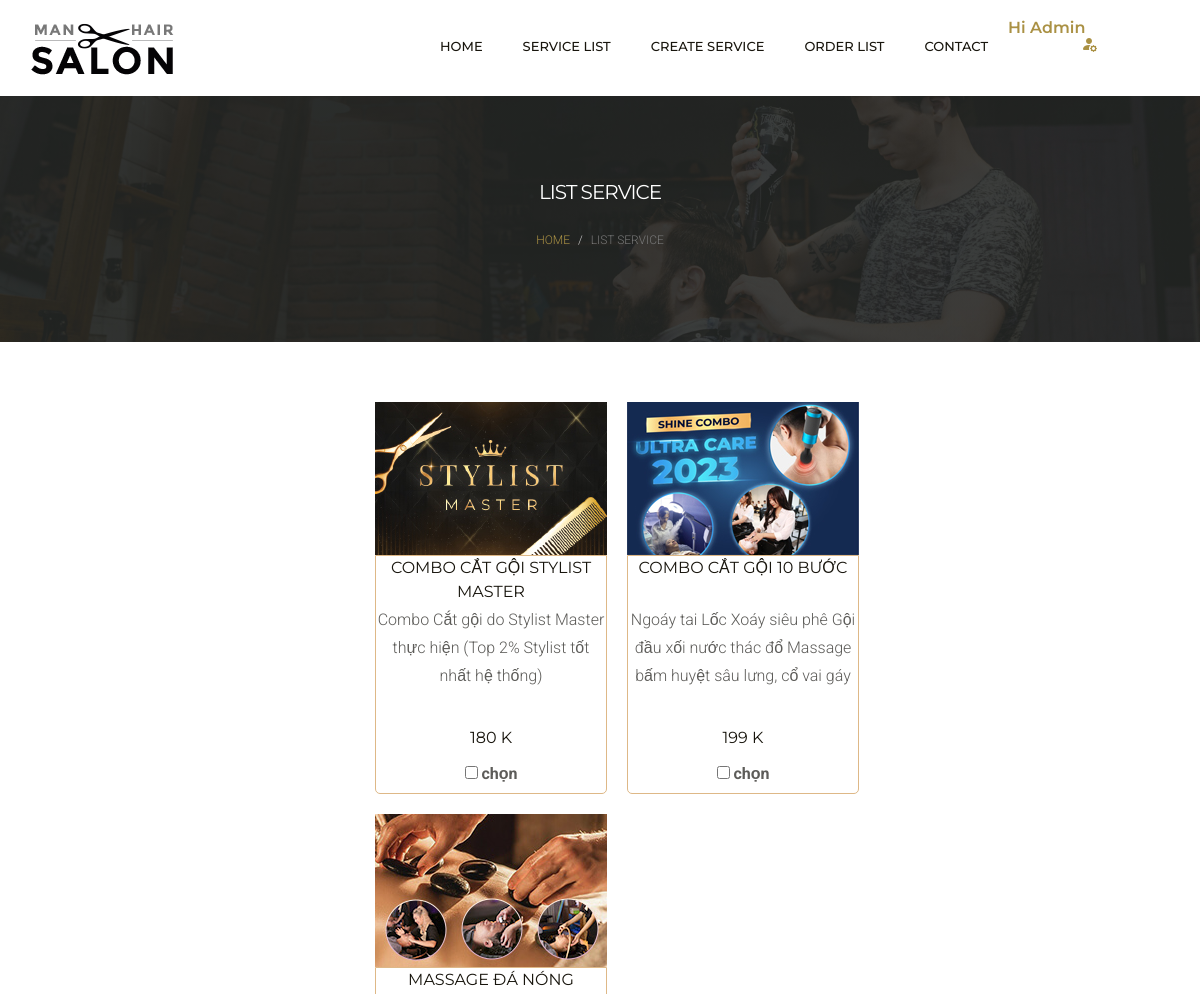
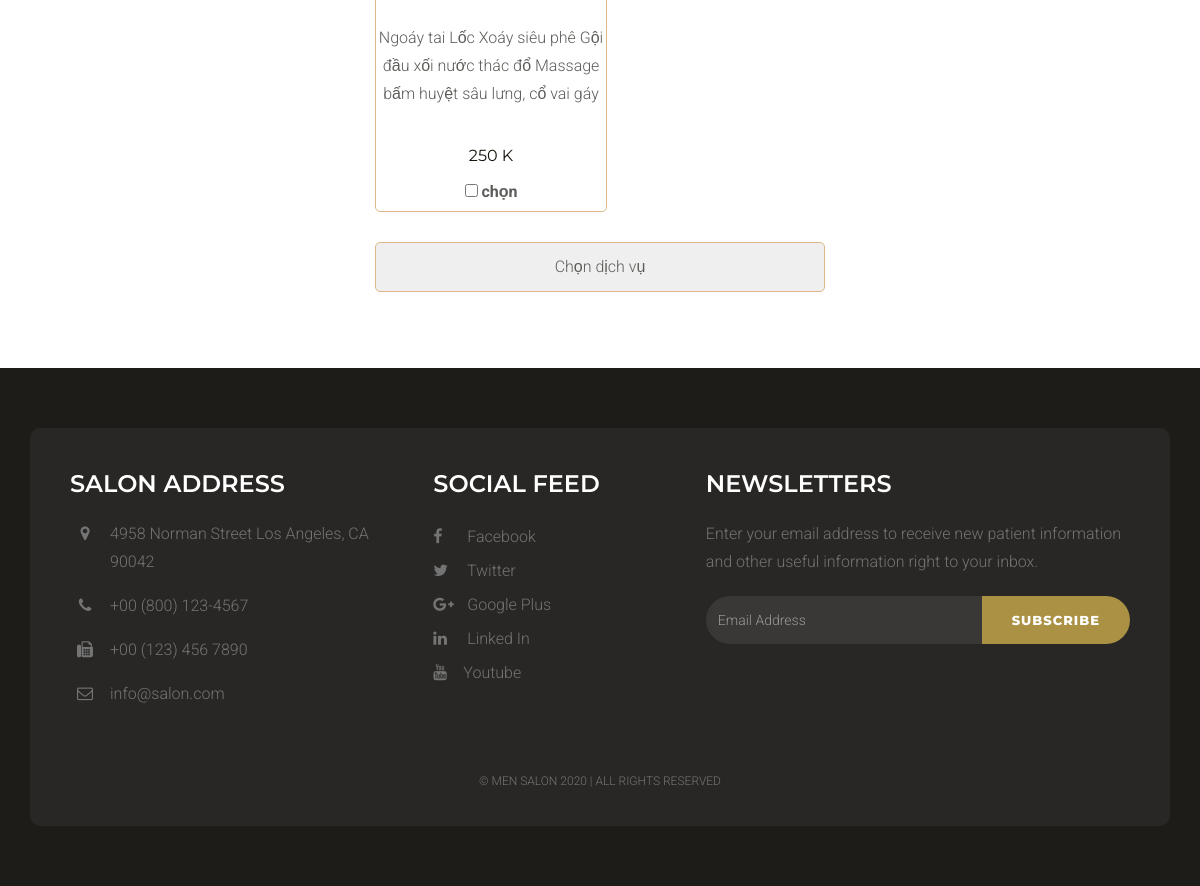
Page /user/product.php on the committed database (2 pictures, top to bottom).
### tables this page shows
CREATE TABLE `service` (
  `id` int(10) NOT NULL,
  `name` varchar(30) NOT NULL,
  `image` varchar(255) DEFAULT NULL,
  `content` varchar(255) DEFAULT NULL,
  `price` float DEFAULT NULL,
  `is_available` int(1) DEFAULT NULL
);

### user/product.php (the view, shortened to what this page needs)
<?php
require_once('../model/connect.php');
?>
<!DOCTYPE html>
<html lang="en">
<head>
    <link href="../css/bootstrap.min.css" rel="stylesheet">
    <link rel="stylesheet" href="https://cdn.jsdelivr.net/npm/bootstrap-icons@1.10.5/font/bootstrap-icons.css">
    <link href="../css/font-awesome.min.css" rel="stylesheet">
    <link href="../css/style.css" rel="stylesheet">
</head>
<body>
    <div class="header">
        <div class="container">
            <div class="row">
                <div class="col-lg-4 col-md-4 col-sm-12 col-xs-12">
                    <a href="index.html"><img src="../images/logo.png" alt=""></a>
                </div>
                <div class="col-lg-8 col-md-4 col-sm-12 col-xs-12">
                    <div class="navigation">
                        <div id="navigation">
                            <ul>
                                <li class="active"><a href="index.html" title="Home">Home</a></li>
                                <li><a href="all-product.php" title="Service List">Service List</a>
                                </li>
                                <li><a href="form.php" title="Blog ">Create Service</a>
                                </li>
                                <li><a href="#" title="Features">Order List</a>
                                </li>
                                <li><a href="contact.html" title="Contact Us">Contact</a> </li>
                                <a style="font-weight: 600;" href=""> Hi Admin <br>
                                    <center><i class="bi bi-person-fill-gear"></i></center>
                                </a>
                            </ul>
                        </div>
                    </div>
                </div>
            </div>
        </div>
    </div>
    <div class="page-header">
        <div class="container">
            <div class="row">
                <div class="col-lg-12 col-md-12 col-sm-12 col-xs-12">
                    <div class="page-caption">
                        <h2 class="page-title">List Service </h2>
                        <div class="page-breadcrumb">
                            <ol class="breadcrumb">
                                <li><a href="index.php">Home</a></li>
                                <li class="active">list service </li>
                            </ol>
                        </div>
                    </div>
                </div>
            </div>
        </div>
    </div>
    <div>
        <center>
            <div class="content">
                <form action="">
                    <div class="container-card">
                        <?php
                        $sql = "SELECT * FROM service";
                        $result = mysqli_query($conn, $sql);
                        while ($kq = mysqli_fetch_assoc($result)) {
                        ?>
                            <div class="card" style=" ">
                                <img src="../upload/<?php echo $kq['image']; ?>" class="card-img-top" alt="..." width=>
                                <div class="card-body">
                                    <h4 style="height: 40px;" class="card-title"> <?php echo $kq['name']; ?></h4>
                                    <p style="height: 100px;" class="card-text"><?php echo $kq['content']; ?></p>
                                    <h4> <?php echo $kq['price']; ?> K</h4>
                                    <input type="checkbox" id="vehicle1" name="vehicle1" value="<?php echo $kq['id']; ?>">
                                    <label for="vehicle1"> chọn</label><br>
                                </div>
                            </div>
                        <?php } ?>
                    </div>
                    <input class="btn-choose-service" type="submit" value="Chọn dịch vụ">
                </form>
            </div>
        </center>
    </div>
    <div class="footer">
        <div class="container">
            <div class="footer-block">
                <div class="row">
                    <div class="col-lg-4 col-md-4 col-sm-6 col-xs-12">
                        <div class="footer-widget">
                            <h2 class="widget-title">Salon Address</h2>
                            <ul class="listnone contact">
                                <li><i class="fa fa-map-marker"></i> 4958 Norman Street Los Angeles, CA 90042 </li>
                                <li><i class="fa fa-phone"></i> +00 (800) 123-4567</li>
                                <li><i class="fa fa-fax"></i> +00 (123) 456 7890</li>
                                <li><i class="fa fa-envelope-o"></i> info@salon.com</li>
                            </ul>
                        </div>
                    </div>
                    <div class="col-lg-3 col-md-3 col-sm-6 col-xs-12">
                        <div class="footer-widget footer-social">
                            <h2 class="widget-title">Social Feed</h2>
                            <ul class="listnone">
                                <li>
                                    <a href="#"> <i class="fa fa-facebook"></i> Facebook </a>
                                </li>
                                <li><a href="#"><i class="fa fa-twitter"></i> Twitter</a></li>
                                <li><a href="#"><i class="fa fa-google-plus"></i> Google Plus</a></li>
                                <li><a href="#"><i class="fa fa-linkedin"></i> Linked In</a></li>
                                <li>
                                    <a href="#"> <i class="fa fa-youtube"></i>Youtube</a>
                                </li>
                            </ul>
                        </div>
                    </div>
                    <div class="col-lg-5 col-md-5 col-sm-12 col-xs-12">
                        <div class="footer-widget widget-newsletter">
                            <h2 class="widget-title">Newsletters</h2>
                            <p>Enter your email address to receive new patient information and other useful information right to your inbox.</p>
                            <div class="input-group">
                                <input type="text" class="form-control" placeholder="Email Address">
                                <span class="input-group-btn">
                                    <button class="btn btn-default" type="button">Subscribe</button>
                                </span>
                            </div>
                        </div>
                    </div>
                </div>
                <div class="tiny-footer">
                    <div class="row">
                        <div class="col-lg-12 col-md-12 col-sm-12 col-xs-12">
                            <div class="copyright-content">
                                <p>© Men Salon 2020 | all rights reserved</p>
                            </div>
                        </div>
                    </div>
                </div>
            </div>
        </div>
    </div>
</body>
</html>

### user/product.php (style rules this page uses)
.content { max-width: 450px; }
.card-body { border: 1px solid burlywood; border-radius: 0px 0px 5px 5px; }
.container-card { display: grid; grid-template-columns: repeat(2, 1fr); gap: 20px; }
.btn-choose-service { width: 450px; border: 1px solid burlywood; padding: 10px 0px; border-radius: 5px; margin-top: 30px; }

### rows in the picture
service: image (picture), name "COMBO CẮT GỘI STYLIST MASTER", content "Combo Cắt gội do Stylist Master thực hiện (Top 2% Stylist tốt nhất hệ thống)", price "180"
service: image (picture), name "COMBO CẮT GỘI 10 BƯỚC", content "Ngoáy tai Lốc Xoáy siêu phê Gội đầu xối nước thác đổ Massage bấm huyệt sâu lưng, cổ vai gáy", price "199"
service: image (picture), name "MASSAGE ĐÁ NÓNG", content "Ngoáy tai Lốc Xoáy siêu phê Gội đầu xối nước thác đổ Massage bấm huyệt sâu lưng, cổ vai gáy", price "250"
